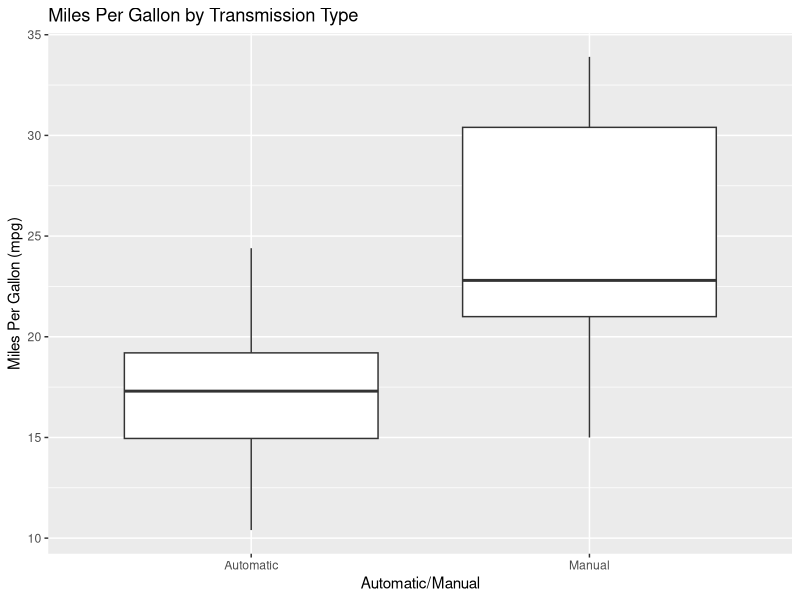
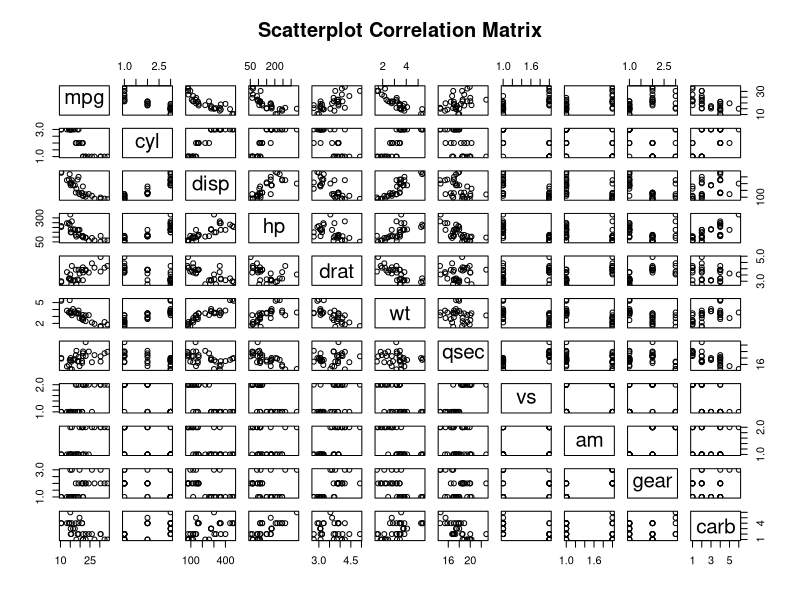
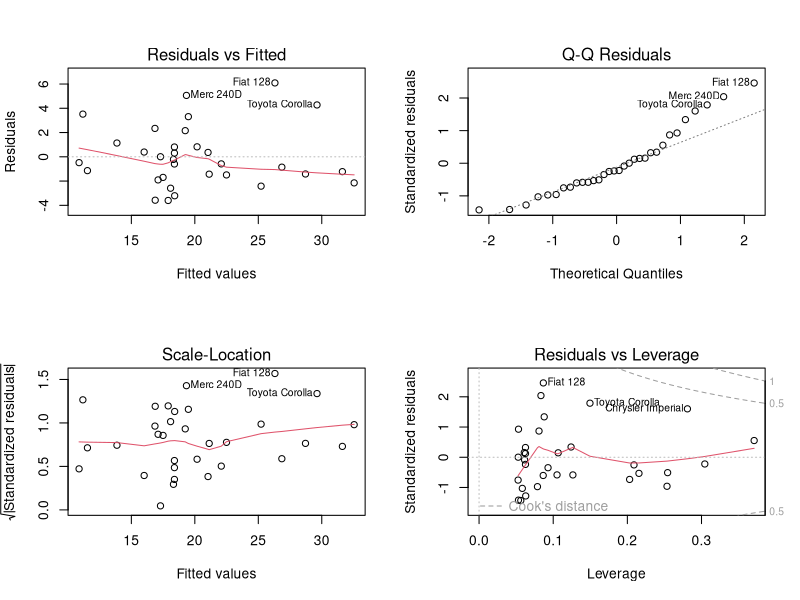

Recreate these plots in R, in order.
## ---- chunk 1
data(mtcars)
library(ggplot2); library(car); library(graphics); library(gclus)
mtcars$am <- factor(mtcars$am)
mtcars$cyl <- factor(mtcars$cyl)
mtcars$vs <- factor(mtcars$vs)
mtcars$gear <- factor(mtcars$gear)
mtcars$carb <- factor(mtcars$carb)
## ---- chunk 2
fit <- lm(mpg ~ am, data = mtcars)
summary(fit)$coeff; summary(fit)$r.squared

## ---- chunk 3
newfit <- lm(mpg ~ am:wt + am + wt, data = mtcars)
summary(fit)$coeff; 
summary(fit)$r.squared
## ---- chunk 4
t.test(mpg ~ am, data = mtcars)$conf.int
## ---- chunk 5

summary(mtcars)
round(mean(mtcars$mpg[mtcars$am == 0]), 2)
round(mean(mtcars$mpg[mtcars$am == 1]), 2)
round(sd(mtcars$mpg[mtcars$am == 0]), 2)
round(sd(mtcars$mpg[mtcars$am == 1]), 2)

## ---- chunk 6


g <- ggplot(mtcars, aes(x = am, y = mpg))
g <- g + geom_boxplot() + 
  scale_x_discrete(breaks=c(0,1), labels=c("Automatic", "Manual")) +
  xlab("Automatic/Manual") +
  ylab("Miles Per Gallon (mpg)") + 
  ggtitle("Miles Per Gallon by Transmission Type")
g

## ---- chunk 7

# Scatterplot Matrices
pairs(~.,data=mtcars,
   main="Scatterplot Correlation Matrix")

## ---- chunk 8
par(mfrow = c(2,2)); plot(newfit)
